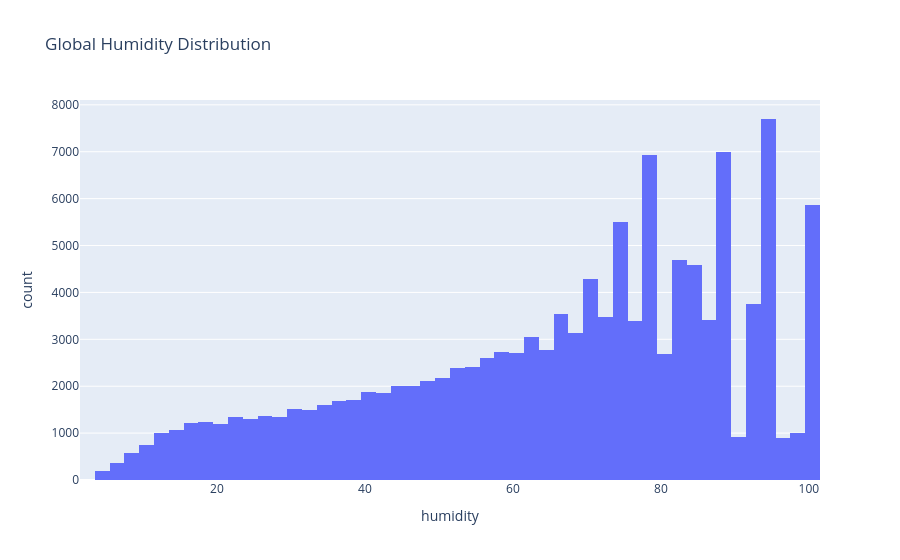

The notebook cell saved with this chart:
### Code cell
#Humidity Distribution
px.histogram(df,
             x='humidity',
             nbins=50,
             title='Global Humidity Distribution')

### Figure 1 — Plotly figure (JSON) as saved in the notebook; plotly's stock layout.template omitted (floating-point values rounded to 4 significant figures; data arrays with more than 128 entries replaced by an {"elided": "..."} marker saying what was removed)
{"data": [{"bingroup": "x", "hovertemplate": "humidity=%{x}<br>count=%{y}<extra></extra>", "legendgroup": "", "marker": {"color": "#636efa", "pattern": {"shape": ""}}, "name": "", "nbinsx": 50, "orientation": "v", "showlegend": false, "type": "histogram", "x": {"elided": "124331 int values"}, "xaxis": "x", "yaxis": "y"}], "layout": {"barmode": "relative", "legend": {"tracegroupgap": 0}, "title": {"text": "Global Humidity Distribution"}, "xaxis": {"anchor": "y", "domain": [0, 1], "title": {"text": "humidity"}}, "yaxis": {"anchor": "x", "domain": [0, 1], "title": {"text": "count"}}}}
